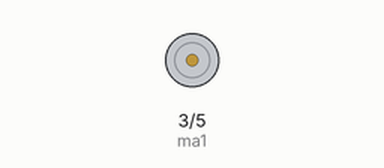
Recording of a sketch running on a simulated Arduino Uno, built with avr-gcc and run on an emulated ATmega328P. Shown: motor-driver pin pairs drawn as motors (green arrow = first pin HIGH = forward, orange = second pin HIGH = backward, longer = more drive).

Above: at 0.05 s.
Timing chart, 0 to 3.0 s (numbered marks = the images above):
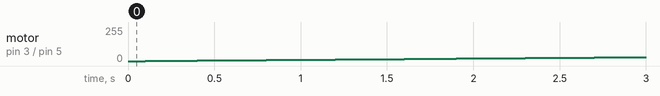

The sketch:

l293d.ino
```cpp
int ma1 = 3;
int ma2 = 5;
void setup()
{
  pinMode(ma1,OUTPUT);
  pinMode(ma2,OUTPUT);
}

void loop()
{
  for(int i = 0;i<=255;i++){
   analogWrite(ma1,i);
   digitalWrite(ma2,0);
   delay(100);
  }

}
```

Measured:
- by itself, motor on pin 3 (ma1) / pin 5 (ma2): ramps from stopped to forward 255/255 and jumps back, once every 0.20 s
